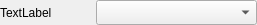
<?xml version="1.0" encoding="UTF-8"?>
<ui version="4.0">
 <class>DropDownWidget</class>
 <widget class="QWidget" name="DropDownWidget">
  <property name="geometry">
   <rect>
    <x>0</x>
    <y>0</y>
    <width>257</width>
    <height>25</height>
   </rect>
  </property>
  <property name="minimumSize">
   <size>
    <width>0</width>
    <height>25</height>
   </size>
  </property>
  <property name="maximumSize">
   <size>
    <width>16777215</width>
    <height>25</height>
   </size>
  </property>
  <property name="windowTitle">
   <string>Form</string>
  </property>
  <layout class="QHBoxLayout" name="horizontalLayout">
   <property name="leftMargin">
    <number>0</number>
   </property>
   <property name="topMargin">
    <number>0</number>
   </property>
   <property name="rightMargin">
    <number>0</number>
   </property>
   <property name="bottomMargin">
    <number>0</number>
   </property>
   <item>
    <widget class="QLabel" name="name">
     <property name="minimumSize">
      <size>
       <width>90</width>
       <height>25</height>
      </size>
     </property>
     <property name="maximumSize">
      <size>
       <width>90</width>
       <height>25</height>
      </size>
     </property>
     <property name="text">
      <string>TextLabel</string>
     </property>
    </widget>
   </item>
   <item>
    <widget class="QComboBox" name="comboBox">
     <property name="minimumSize">
      <size>
       <width>0</width>
       <height>25</height>
      </size>
     </property>
     <property name="maximumSize">
      <size>
       <width>16777215</width>
       <height>25</height>
      </size>
     </property>
    </widget>
   </item>
  </layout>
 </widget>
 <resources/>
 <connections/>
</ui>
